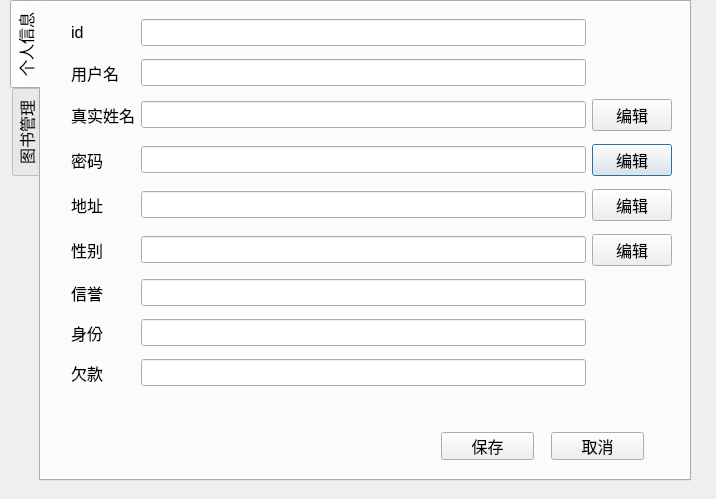
<?xml version="1.0" encoding="UTF-8"?>
<ui version="4.0">
 <class>userInfoDialog</class>
 <widget class="QDialog" name="userInfoDialog">
  <property name="geometry">
   <rect>
    <x>0</x>
    <y>0</y>
    <width>716</width>
    <height>499</height>
   </rect>
  </property>
  <property name="windowTitle">
   <string>Dialog</string>
  </property>
  <widget class="QTabWidget" name="tabWidget">
   <property name="geometry">
    <rect>
     <x>10</x>
     <y>0</y>
     <width>681</width>
     <height>481</height>
    </rect>
   </property>
   <property name="font">
    <font>
     <pointsize>12</pointsize>
    </font>
   </property>
   <property name="tabPosition">
    <enum>QTabWidget::West</enum>
   </property>
   <property name="tabShape">
    <enum>QTabWidget::Rounded</enum>
   </property>
   <property name="currentIndex">
    <number>0</number>
   </property>
   <property name="iconSize">
    <size>
     <width>15</width>
     <height>15</height>
    </size>
   </property>
   <property name="elideMode">
    <enum>Qt::ElideNone</enum>
   </property>
   <property name="usesScrollButtons">
    <bool>true</bool>
   </property>
   <widget class="QWidget" name="tab_1">
    <attribute name="title">
     <string>个人信息</string>
    </attribute>
    <widget class="QWidget" name="gridLayoutWidget">
     <property name="geometry">
      <rect>
       <x>30</x>
       <y>10</y>
       <width>601</width>
       <height>381</height>
      </rect>
     </property>
     <layout class="QGridLayout" name="gridLayout">
      <item row="7" column="2">
       <widget class="QLineEdit" name="lineEdit_8">
        <property name="readOnly">
         <bool>false</bool>
        </property>
       </widget>
      </item>
      <item row="3" column="3">
       <widget class="QPushButton" name="pushButton_4">
        <property name="text">
         <string>编辑</string>
        </property>
       </widget>
      </item>
      <item row="5" column="2">
       <widget class="QLineEdit" name="lineEdit_6"/>
      </item>
      <item row="6" column="2">
       <widget class="QLineEdit" name="lineEdit_7"/>
      </item>
      <item row="4" column="2">
       <widget class="QLineEdit" name="lineEdit_5"/>
      </item>
      <item row="2" column="3">
       <widget class="QPushButton" name="pushButton_3">
        <property name="text">
         <string>编辑</string>
        </property>
       </widget>
      </item>
      <item row="2" column="2">
       <widget class="QLineEdit" name="lineEdit_3"/>
      </item>
      <item row="1" column="0">
       <widget class="QLabel" name="label_2">
        <property name="text">
         <string>用户名</string>
        </property>
       </widget>
      </item>
      <item row="0" column="0">
       <widget class="QLabel" name="label">
        <property name="text">
         <string>id</string>
        </property>
       </widget>
      </item>
      <item row="7" column="0">
       <widget class="QLabel" name="label_8">
        <property name="text">
         <string>身份</string>
        </property>
       </widget>
      </item>
      <item row="3" column="0">
       <widget class="QLabel" name="label_4">
        <property name="text">
         <string>密码</string>
        </property>
       </widget>
      </item>
      <item row="2" column="0">
       <widget class="QLabel" name="label_3">
        <property name="text">
         <string>真实姓名</string>
        </property>
       </widget>
      </item>
      <item row="0" column="2">
       <widget class="QLineEdit" name="lineEdit"/>
      </item>
      <item row="1" column="2">
       <widget class="QLineEdit" name="lineEdit_2"/>
      </item>
      <item row="3" column="2">
       <widget class="QLineEdit" name="lineEdit_4"/>
      </item>
      <item row="4" column="0">
       <widget class="QLabel" name="label_5">
        <property name="text">
         <string>地址</string>
        </property>
       </widget>
      </item>
      <item row="5" column="0">
       <widget class="QLabel" name="label_6">
        <property name="text">
         <string>性别</string>
        </property>
       </widget>
      </item>
      <item row="6" column="0">
       <widget class="QLabel" name="label_7">
        <property name="text">
         <string>信誉</string>
        </property>
       </widget>
      </item>
      <item row="4" column="3">
       <widget class="QPushButton" name="pushButton_5">
        <property name="text">
         <string>编辑</string>
        </property>
       </widget>
      </item>
      <item row="5" column="3">
       <widget class="QPushButton" name="pushButton_6">
        <property name="text">
         <string>编辑</string>
        </property>
       </widget>
      </item>
      <item row="8" column="0">
       <widget class="QLabel" name="label_14">
        <property name="text">
         <string>欠款</string>
        </property>
       </widget>
      </item>
      <item row="8" column="2">
       <widget class="QLineEdit" name="lineEdit_9">
        <property name="readOnly">
         <bool>false</bool>
        </property>
       </widget>
      </item>
     </layout>
    </widget>
    <widget class="QPushButton" name="saveBut">
     <property name="geometry">
      <rect>
       <x>400</x>
       <y>430</y>
       <width>93</width>
       <height>28</height>
      </rect>
     </property>
     <property name="text">
      <string>保存</string>
     </property>
    </widget>
    <widget class="QPushButton" name="cancleBut">
     <property name="geometry">
      <rect>
       <x>510</x>
       <y>430</y>
       <width>93</width>
       <height>28</height>
      </rect>
     </property>
     <property name="text">
      <string>取消</string>
     </property>
    </widget>
   </widget>
   <widget class="QWidget" name="tab_2">
    <attribute name="title">
     <string>图书管理</string>
    </attribute>
    <widget class="QListWidget" name="myBookList">
     <property name="geometry">
      <rect>
       <x>30</x>
       <y>70</y>
       <width>601</width>
       <height>331</height>
      </rect>
     </property>
    </widget>
    <widget class="QWidget" name="horizontalLayoutWidget">
     <property name="geometry">
      <rect>
       <x>30</x>
       <y>20</y>
       <width>601</width>
       <height>51</height>
      </rect>
     </property>
     <layout class="QHBoxLayout" name="horizontalLayout">
      <item>
       <widget class="QLabel" name="label_12">
        <property name="text">
         <string>ID</string>
        </property>
        <property name="alignment">
         <set>Qt::AlignCenter</set>
        </property>
       </widget>
      </item>
      <item>
       <widget class="QLabel" name="label_11">
        <property name="text">
         <string>书名</string>
        </property>
        <property name="alignment">
         <set>Qt::AlignCenter</set>
        </property>
       </widget>
      </item>
      <item>
       <widget class="QLabel" name="label_10">
        <property name="text">
         <string>状态</string>
        </property>
        <property name="alignment">
         <set>Qt::AlignCenter</set>
        </property>
       </widget>
      </item>
      <item>
       <widget class="QLabel" name="label_9">
        <property name="text">
         <string>借阅日期</string>
        </property>
        <property name="alignment">
         <set>Qt::AlignCenter</set>
        </property>
       </widget>
      </item>
      <item>
       <widget class="QLabel" name="label_13">
        <property name="text">
         <string>截止日期</string>
        </property>
        <property name="alignment">
         <set>Qt::AlignCenter</set>
        </property>
       </widget>
      </item>
     </layout>
    </widget>
   </widget>
  </widget>
 </widget>
 <resources/>
 <connections/>
</ui>
